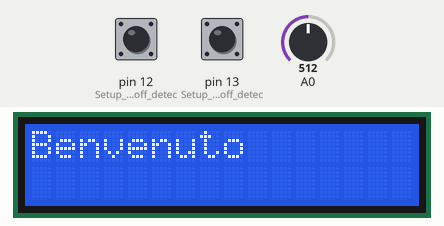
Recording of a sketch running on a simulated Arduino Uno, built with avr-gcc and run on an emulated ATmega328P. Parts: 16×2 character LCD. The inputs (shaded band) are chosen by the test bench; at power-on: pin 12 (Setup_for_leads_off_detec) LOW, pin 13 (Setup_for_leads_off_detec) LOW, A0 = 512.

Above: at 0.1 s.
At 4.2 s:
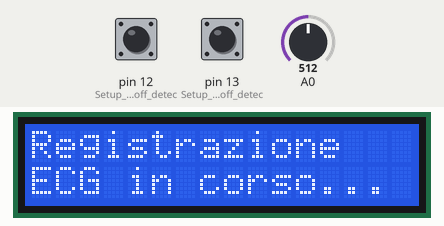
4.3 s: pin 12 (Setup_for_leads_off_detec) pulled HIGH for 1 s
At 5.6 s:
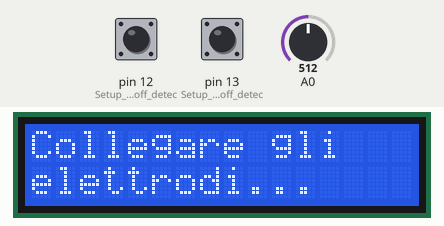
8.5 s: pin 12 (Setup_for_leads_off_detec) pulled HIGH for 3.2 s
14.6 s: pin 13 (Setup_for_leads_off_detec) pulled HIGH for 3.2 s
Timing chart, 0 to 17.6 s (numbered marks = the images above; inputs shaded):
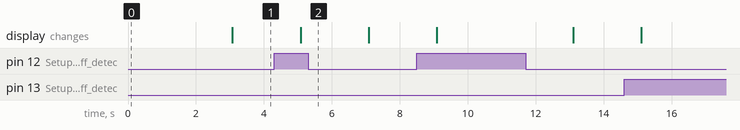

The sketch:

codice_scheda.ino
```cpp
#include <SoftwareSerial.h>
#include <LiquidCrystal.h>
// initialize the library with the numbers of the interface pins
/* Spiegazione LCD
The circuit:
 * LCD RS pin to digital pin 4
 * LCD Enable pin to digital pin 5
 * LCD D4 pin to digital pin 6
 * LCD D5 pin to digital pin 7
 * LCD D6 pin to digital pin 8
 * LCD D7 pin to digital pin 9
 * LCD R/W pin to ground
 * LCD VSS pin to ground
 * LCD VCC pin to 5V
 * 10K resistor:
 * ends to +5V and ground
 * wiper to LCD VO pin (pin 3)
*/
LiquidCrystal lcd(4, 5, 6, 7, 8, 9);
SoftwareSerial blt(2, 3);
unsigned long t_start1 = micros();
unsigned long t_start2 = millis();
unsigned long t_check;


void setup() {
  // Set up the LCD's number of columns and rows:
  lcd.begin(16, 2);
  lcd.print("Benvenuto");
  //Sets the data rate in bits per second (baud) for serial data transmission
  Serial.begin(9600);
  blt.begin(9600);
  // PIN per ECG
  pinMode(12, INPUT); // Setup for leads off detection LO +
  pinMode(13, INPUT); // Setup for leads off detection LO -

  delay(3000);
}

void loop() {

  // Lettura ogni 1 ms
  if (micros() - t_start1 >= 1000)
  {

    blt.println(analogRead(A0)); // ca. 6 ms
    t_start1 = micros();

  }
  // Verifica ogni 2 secondi
  if (millis() - t_start2 >= 2000)
  {
  // Verifica se gli elettrodi sono collegati
    if((digitalRead(12) == 1)||(digitalRead(13) == 1)){
      lcd.setCursor(0, 0);
      lcd.print("Collegare gli");
      lcd.setCursor(0, 1);
      lcd.print("elettrodi...    ");
    }
    else{
      lcd.setCursor(0, 0);
      lcd.print("Registrazione");
      lcd.setCursor(0, 1);
      lcd.print("ECG in corso...");
    }
    t_start2 = millis();
  }

}
```

Measured:
- after the input at 4.3 s, the display: changes after 0.78 s (image 2)
